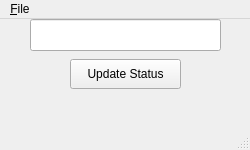
<?xml version="1.0" encoding="UTF-8"?>
<ui version="4.0">
 <class>MainWindow</class>
 <widget class="QMainWindow" name="MainWindow">
  <property name="geometry">
   <rect>
    <x>0</x>
    <y>0</y>
    <width>250</width>
    <height>150</height>
   </rect>
  </property>
  <property name="windowTitle">
   <string>Widgets Template</string>
  </property>
  <widget class="QWidget" name="centralwidget">
   <widget class="QPushButton" name="statusButton">
    <property name="geometry">
     <rect>
      <x>70</x>
      <y>40</y>
      <width>111</width>
      <height>30</height>
     </rect>
    </property>
    <property name="text">
     <string>Update Status</string>
    </property>
   </widget>
   <widget class="QLineEdit" name="statusEdit">
    <property name="geometry">
     <rect>
      <x>30</x>
      <y>0</y>
      <width>191</width>
      <height>32</height>
     </rect>
    </property>
   </widget>
  </widget>
  <widget class="QMenuBar" name="menubar">
   <property name="geometry">
    <rect>
     <x>0</x>
     <y>0</y>
     <width>250</width>
     <height>30</height>
    </rect>
   </property>
   <widget class="QMenu" name="menu_File">
    <property name="title">
     <string>&amp;File</string>
    </property>
    <addaction name="action_Quit"/>
   </widget>
   <addaction name="menu_File"/>
  </widget>
  <widget class="QStatusBar" name="statusbar"/>
  <action name="action_Quit">
   <property name="text">
    <string>&amp;Quit</string>
   </property>
   <property name="shortcut">
    <string>Ctrl+Q</string>
   </property>
  </action>
 </widget>
 <resources/>
 <connections/>
</ui>
